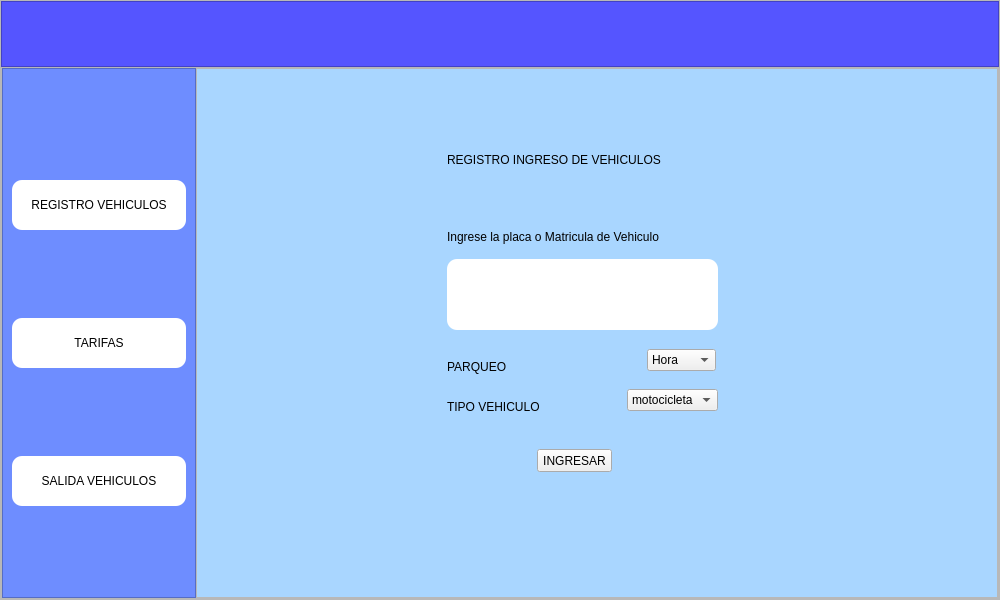
<?xml version="1.0" encoding="UTF-8"?>
<ui version="4.0">
 <class>MainWindow</class>
 <widget class="QMainWindow" name="MainWindow">
  <property name="geometry">
   <rect>
    <x>0</x>
    <y>0</y>
    <width>1000</width>
    <height>600</height>
   </rect>
  </property>
  <property name="minimumSize">
   <size>
    <width>1000</width>
    <height>600</height>
   </size>
  </property>
  <property name="maximumSize">
   <size>
    <width>1000</width>
    <height>600</height>
   </size>
  </property>
  <property name="windowTitle">
   <string>MainWindow</string>
  </property>
  <widget class="QWidget" name="centralwidget">
   <layout class="QVBoxLayout" name="verticalLayout">
    <property name="spacing">
     <number>0</number>
    </property>
    <property name="leftMargin">
     <number>0</number>
    </property>
    <property name="topMargin">
     <number>0</number>
    </property>
    <property name="rightMargin">
     <number>0</number>
    </property>
    <property name="bottomMargin">
     <number>0</number>
    </property>
    <item>
     <widget class="QFrame" name="frame">
      <property name="styleSheet">
       <string notr="true">
QLabel{
font: 11pt &quot;Myanmar Text&quot;;
}
QTextEdit{
background-color: rgb(255, 255, 255);
border-color: rgb(0, 85, 255);
border-radius:10px;
font: 25pt &quot;Myanmar Text&quot;;
}
</string>
      </property>
      <property name="frameShape">
       <enum>QFrame::StyledPanel</enum>
      </property>
      <property name="frameShadow">
       <enum>QFrame::Raised</enum>
      </property>
      <layout class="QVBoxLayout" name="verticalLayout_2" stretch="1,8">
       <property name="spacing">
        <number>0</number>
       </property>
       <property name="leftMargin">
        <number>0</number>
       </property>
       <property name="topMargin">
        <number>0</number>
       </property>
       <property name="rightMargin">
        <number>0</number>
       </property>
       <property name="bottomMargin">
        <number>0</number>
       </property>
       <item>
        <widget class="QFrame" name="frame_superior">
         <property name="styleSheet">
          <string notr="true">QFrame{

	background-color: rgb(85, 85, 255);
}</string>
         </property>
         <property name="frameShape">
          <enum>QFrame::StyledPanel</enum>
         </property>
         <property name="frameShadow">
          <enum>QFrame::Raised</enum>
         </property>
        </widget>
       </item>
       <item>
        <widget class="QFrame" name="frame_contenido">
         <property name="frameShape">
          <enum>QFrame::StyledPanel</enum>
         </property>
         <property name="frameShadow">
          <enum>QFrame::Raised</enum>
         </property>
         <layout class="QHBoxLayout" name="horizontalLayout">
          <property name="spacing">
           <number>0</number>
          </property>
          <property name="leftMargin">
           <number>0</number>
          </property>
          <property name="topMargin">
           <number>0</number>
          </property>
          <property name="rightMargin">
           <number>0</number>
          </property>
          <property name="bottomMargin">
           <number>0</number>
          </property>
          <item>
           <widget class="QFrame" name="frame_menu">
            <property name="maximumSize">
             <size>
              <width>200</width>
              <height>16777215</height>
             </size>
            </property>
            <property name="styleSheet">
             <string notr="true">QFrame{
background-color: rgb(110, 141, 255);}

QPushButton{
background-color: rgb(255, 255, 255);
border:none;
style:none;
font: 11pt &quot;Myanmar Text&quot;;
border-radius:10px;
}
QPushButton:hover{
background-color: rgb(0, 85, 127);
border:none;
style:none;
font: 11pt &quot;Myanmar Text&quot;;
border-radius:10px;
}</string>
            </property>
            <property name="frameShape">
             <enum>QFrame::StyledPanel</enum>
            </property>
            <property name="frameShadow">
             <enum>QFrame::Raised</enum>
            </property>
            <layout class="QVBoxLayout" name="verticalLayout_3">
             <item>
              <spacer name="verticalSpacer">
               <property name="orientation">
                <enum>Qt::Vertical</enum>
               </property>
               <property name="sizeHint" stdset="0">
                <size>
                 <width>20</width>
                 <height>56</height>
                </size>
               </property>
              </spacer>
             </item>
             <item>
              <spacer name="horizontalSpacer">
               <property name="orientation">
                <enum>Qt::Horizontal</enum>
               </property>
               <property name="sizeHint" stdset="0">
                <size>
                 <width>40</width>
                 <height>20</height>
                </size>
               </property>
              </spacer>
             </item>
             <item>
              <widget class="QPushButton" name="pushButton">
               <property name="minimumSize">
                <size>
                 <width>0</width>
                 <height>50</height>
                </size>
               </property>
               <property name="maximumSize">
                <size>
                 <width>16777215</width>
                 <height>200</height>
                </size>
               </property>
               <property name="cursor">
                <cursorShape>PointingHandCursor</cursorShape>
               </property>
               <property name="text">
                <string>REGISTRO VEHICULOS</string>
               </property>
              </widget>
             </item>
             <item>
              <spacer name="verticalSpacer_3">
               <property name="orientation">
                <enum>Qt::Vertical</enum>
               </property>
               <property name="sizeHint" stdset="0">
                <size>
                 <width>20</width>
                 <height>57</height>
                </size>
               </property>
              </spacer>
             </item>
             <item>
              <widget class="QPushButton" name="pushButton_2">
               <property name="minimumSize">
                <size>
                 <width>0</width>
                 <height>50</height>
                </size>
               </property>
               <property name="cursor">
                <cursorShape>PointingHandCursor</cursorShape>
               </property>
               <property name="text">
                <string>TARIFAS</string>
               </property>
              </widget>
             </item>
             <item>
              <spacer name="verticalSpacer_4">
               <property name="orientation">
                <enum>Qt::Vertical</enum>
               </property>
               <property name="sizeHint" stdset="0">
                <size>
                 <width>20</width>
                 <height>55</height>
                </size>
               </property>
              </spacer>
             </item>
             <item>
              <widget class="QPushButton" name="pushButton_3">
               <property name="minimumSize">
                <size>
                 <width>0</width>
                 <height>50</height>
                </size>
               </property>
               <property name="cursor">
                <cursorShape>PointingHandCursor</cursorShape>
               </property>
               <property name="text">
                <string>SALIDA VEHICULOS</string>
               </property>
              </widget>
             </item>
             <item>
              <spacer name="verticalSpacer_2">
               <property name="orientation">
                <enum>Qt::Vertical</enum>
               </property>
               <property name="sizeHint" stdset="0">
                <size>
                 <width>20</width>
                 <height>57</height>
                </size>
               </property>
              </spacer>
             </item>
            </layout>
           </widget>
          </item>
          <item>
           <widget class="QFrame" name="frame_contenido2">
            <property name="frameShape">
             <enum>QFrame::StyledPanel</enum>
            </property>
            <property name="frameShadow">
             <enum>QFrame::Raised</enum>
            </property>
            <layout class="QHBoxLayout" name="horizontalLayout_2">
             <property name="spacing">
              <number>0</number>
             </property>
             <property name="leftMargin">
              <number>0</number>
             </property>
             <property name="topMargin">
              <number>0</number>
             </property>
             <property name="rightMargin">
              <number>0</number>
             </property>
             <property name="bottomMargin">
              <number>0</number>
             </property>
             <item>
              <widget class="QStackedWidget" name="stackedWidget">
               <property name="enabled">
                <bool>true</bool>
               </property>
               <property name="sizePolicy">
                <sizepolicy hsizetype="Preferred" vsizetype="Preferred">
                 <horstretch>20</horstretch>
                 <verstretch>20</verstretch>
                </sizepolicy>
               </property>
               <property name="minimumSize">
                <size>
                 <width>800</width>
                 <height>500</height>
                </size>
               </property>
               <property name="maximumSize">
                <size>
                 <width>1000</width>
                 <height>600</height>
                </size>
               </property>
               <property name="styleSheet">
                <string notr="true">QStackedWidget{
background-color: rgb(169, 214, 255);
}</string>
               </property>
               <property name="currentIndex">
                <number>0</number>
               </property>
               <widget class="QWidget" name="ingreso">
                <widget class="QTextEdit" name="textEdit">
                 <property name="geometry">
                  <rect>
                   <x>250</x>
                   <y>190</y>
                   <width>271</width>
                   <height>71</height>
                  </rect>
                 </property>
                </widget>
                <widget class="QLabel" name="label_4">
                 <property name="geometry">
                  <rect>
                   <x>250</x>
                   <y>70</y>
                   <width>341</width>
                   <height>41</height>
                  </rect>
                 </property>
                 <property name="styleSheet">
                  <string notr="true">QLabel{font: 75 16pt &quot;Myanmar Text&quot;;}


</string>
                 </property>
                 <property name="text">
                  <string>REGISTRO INGRESO DE VEHICULOS</string>
                 </property>
                </widget>
                <widget class="QLabel" name="label">
                 <property name="geometry">
                  <rect>
                   <x>250</x>
                   <y>160</y>
                   <width>271</width>
                   <height>16</height>
                  </rect>
                 </property>
                 <property name="text">
                  <string>Ingrese la placa o Matricula de Vehiculo</string>
                 </property>
                </widget>
                <widget class="QComboBox" name="comboBox_2">
                 <property name="geometry">
                  <rect>
                   <x>430</x>
                   <y>320</y>
                   <width>91</width>
                   <height>22</height>
                  </rect>
                 </property>
                 <item>
                  <property name="text">
                   <string>motocicleta</string>
                  </property>
                 </item>
                 <item>
                  <property name="text">
                   <string>automovil</string>
                  </property>
                 </item>
                 <item>
                  <property name="text">
                   <string>camion</string>
                  </property>
                 </item>
                </widget>
                <widget class="QComboBox" name="comboBox">
                 <property name="geometry">
                  <rect>
                   <x>450</x>
                   <y>280</y>
                   <width>69</width>
                   <height>22</height>
                  </rect>
                 </property>
                 <item>
                  <property name="text">
                   <string>Hora</string>
                  </property>
                 </item>
                 <item>
                  <property name="text">
                   <string>Dia</string>
                  </property>
                 </item>
                 <item>
                  <property name="text">
                   <string>Mes</string>
                  </property>
                 </item>
                </widget>
                <widget class="QLabel" name="label_5">
                 <property name="geometry">
                  <rect>
                   <x>250</x>
                   <y>290</y>
                   <width>81</width>
                   <height>16</height>
                  </rect>
                 </property>
                 <property name="text">
                  <string>PARQUEO</string>
                 </property>
                </widget>
                <widget class="QLabel" name="label_7">
                 <property name="geometry">
                  <rect>
                   <x>250</x>
                   <y>330</y>
                   <width>111</width>
                   <height>16</height>
                  </rect>
                 </property>
                 <property name="text">
                  <string>TIPO VEHICULO</string>
                 </property>
                </widget>
                <widget class="QPushButton" name="bt_ingresar">
                 <property name="geometry">
                  <rect>
                   <x>340</x>
                   <y>380</y>
                   <width>75</width>
                   <height>23</height>
                  </rect>
                 </property>
                 <property name="cursor">
                  <cursorShape>PointingHandCursor</cursorShape>
                 </property>
                 <property name="text">
                  <string>INGRESAR</string>
                 </property>
                </widget>
               </widget>
               <widget class="QWidget" name="tarifas">
                <widget class="QLabel" name="label_dias">
                 <property name="geometry">
                  <rect>
                   <x>430</x>
                   <y>60</y>
                   <width>121</width>
                   <height>21</height>
                  </rect>
                 </property>
                 <property name="text">
                  <string>Precio por días</string>
                 </property>
                 <property name="alignment">
                  <set>Qt::AlignCenter</set>
                 </property>
                </widget>
                <widget class="QLabel" name="label_horas">
                 <property name="geometry">
                  <rect>
                   <x>300</x>
                   <y>60</y>
                   <width>121</width>
                   <height>21</height>
                  </rect>
                 </property>
                 <property name="text">
                  <string>Precio por horas</string>
                 </property>
                 <property name="alignment">
                  <set>Qt::AlignCenter</set>
                 </property>
                </widget>
                <widget class="QLabel" name="titulo_tarifas_2">
                 <property name="geometry">
                  <rect>
                   <x>310</x>
                   <y>20</y>
                   <width>231</width>
                   <height>41</height>
                  </rect>
                 </property>
                 <property name="styleSheet">
                  <string notr="true">QLabel{font: 75 16pt &quot;Myanmar Text&quot;;}


</string>
                 </property>
                 <property name="text">
                  <string>TARIFAS</string>
                 </property>
                 <property name="alignment">
                  <set>Qt::AlignCenter</set>
                 </property>
                </widget>
                <widget class="QPushButton" name="bt_agregar_tarifa">
                 <property name="geometry">
                  <rect>
                   <x>380</x>
                   <y>130</y>
                   <width>91</width>
                   <height>41</height>
                  </rect>
                 </property>
                 <property name="sizePolicy">
                  <sizepolicy hsizetype="Preferred" vsizetype="Preferred">
                   <horstretch>0</horstretch>
                   <verstretch>0</verstretch>
                  </sizepolicy>
                 </property>
                 <property name="cursor">
                  <cursorShape>PointingHandCursor</cursorShape>
                 </property>
                 <property name="text">
                  <string>Añadir Tarifa</string>
                 </property>
                </widget>
                <widget class="QLineEdit" name="precio_mes">
                 <property name="geometry">
                  <rect>
                   <x>570</x>
                   <y>80</y>
                   <width>113</width>
                   <height>20</height>
                  </rect>
                 </property>
                </widget>
                <widget class="QLineEdit" name="precio_dia">
                 <property name="geometry">
                  <rect>
                   <x>440</x>
                   <y>80</y>
                   <width>113</width>
                   <height>20</height>
                  </rect>
                 </property>
                </widget>
                <widget class="QTableWidget" name="tabla_tarifas">
                 <property name="geometry">
                  <rect>
                   <x>220</x>
                   <y>180</y>
                   <width>411</width>
                   <height>211</height>
                  </rect>
                 </property>
                 <column>
                  <property name="text">
                   <string>Tipo de vehiculo</string>
                  </property>
                 </column>
                 <column>
                  <property name="text">
                   <string>Precio por horas</string>
                  </property>
                 </column>
                 <column>
                  <property name="text">
                   <string>Precio por dias</string>
                  </property>
                 </column>
                 <column>
                  <property name="text">
                   <string>Precio por mes</string>
                  </property>
                 </column>
                </widget>
                <widget class="QPushButton" name="bt_eliminar_tarifa">
                 <property name="geometry">
                  <rect>
                   <x>380</x>
                   <y>410</y>
                   <width>91</width>
                   <height>41</height>
                  </rect>
                 </property>
                 <property name="sizePolicy">
                  <sizepolicy hsizetype="Preferred" vsizetype="Preferred">
                   <horstretch>0</horstretch>
                   <verstretch>0</verstretch>
                  </sizepolicy>
                 </property>
                 <property name="cursor">
                  <cursorShape>PointingHandCursor</cursorShape>
                 </property>
                 <property name="text">
                  <string>Eliminar Tarifa</string>
                 </property>
                </widget>
                <widget class="QLineEdit" name="precio_hora">
                 <property name="geometry">
                  <rect>
                   <x>310</x>
                   <y>80</y>
                   <width>113</width>
                   <height>20</height>
                  </rect>
                 </property>
                </widget>
                <widget class="QLabel" name="label_mes">
                 <property name="geometry">
                  <rect>
                   <x>560</x>
                   <y>60</y>
                   <width>121</width>
                   <height>21</height>
                  </rect>
                 </property>
                 <property name="text">
                  <string>Precio por mes</string>
                 </property>
                 <property name="alignment">
                  <set>Qt::AlignCenter</set>
                 </property>
                </widget>
                <widget class="QLabel" name="label_vehiculo">
                 <property name="geometry">
                  <rect>
                   <x>160</x>
                   <y>60</y>
                   <width>121</width>
                   <height>21</height>
                  </rect>
                 </property>
                 <property name="text">
                  <string>Tipo de vehiculo</string>
                 </property>
                 <property name="alignment">
                  <set>Qt::AlignCenter</set>
                 </property>
                </widget>
                <widget class="QLineEdit" name="tipo_vehiculo">
                 <property name="geometry">
                  <rect>
                   <x>160</x>
                   <y>80</y>
                   <width>113</width>
                   <height>20</height>
                  </rect>
                 </property>
                </widget>
               </widget>
               <widget class="QWidget" name="salida">
                <widget class="QPushButton" name="buscar">
                 <property name="geometry">
                  <rect>
                   <x>180</x>
                   <y>170</y>
                   <width>75</width>
                   <height>23</height>
                  </rect>
                 </property>
                 <property name="text">
                  <string>BUSCAR</string>
                 </property>
                </widget>
                <widget class="QLabel" name="label_8">
                 <property name="geometry">
                  <rect>
                   <x>100</x>
                   <y>30</y>
                   <width>261</width>
                   <height>51</height>
                  </rect>
                 </property>
                 <property name="styleSheet">
                  <string notr="true">font: 75 19pt &quot;Myanmar Text&quot;;</string>
                 </property>
                 <property name="text">
                  <string>PLACA VEHICULO</string>
                 </property>
                </widget>
                <widget class="QFrame" name="frame_3">
                 <property name="geometry">
                  <rect>
                   <x>410</x>
                   <y>90</y>
                   <width>311</width>
                   <height>341</height>
                  </rect>
                 </property>
                 <property name="styleSheet">
                  <string notr="true">QFrame{background-color: rgb(255, 255, 255);}
</string>
                 </property>
                 <property name="frameShape">
                  <enum>QFrame::StyledPanel</enum>
                 </property>
                 <property name="frameShadow">
                  <enum>QFrame::Raised</enum>
                 </property>
                 <widget class="QLabel" name="label_15">
                  <property name="geometry">
                   <rect>
                    <x>80</x>
                    <y>20</y>
                    <width>131</width>
                    <height>16</height>
                   </rect>
                  </property>
                  <property name="styleSheet">
                   <string notr="true">font: 75 12pt &quot;Myanmar Text&quot;;
font-style:bold;
color: rgb(0, 0, 0);</string>
                  </property>
                  <property name="text">
                   <string>PLACA VEHICULO:</string>
                  </property>
                 </widget>
                 <widget class="QLabel" name="label_placa">
                  <property name="geometry">
                   <rect>
                    <x>80</x>
                    <y>50</y>
                    <width>121</width>
                    <height>16</height>
                   </rect>
                  </property>
                  <property name="text">
                   <string/>
                  </property>
                 </widget>
                 <widget class="QLabel" name="vehiculo">
                  <property name="geometry">
                   <rect>
                    <x>80</x>
                    <y>100</y>
                    <width>121</width>
                    <height>16</height>
                   </rect>
                  </property>
                  <property name="text">
                   <string/>
                  </property>
                 </widget>
                 <widget class="QLabel" name="label_22">
                  <property name="geometry">
                   <rect>
                    <x>80</x>
                    <y>70</y>
                    <width>141</width>
                    <height>16</height>
                   </rect>
                  </property>
                  <property name="text">
                   <string>TIPO VEHICULO:</string>
                  </property>
                 </widget>
                 <widget class="QLabel" name="cobro">
                  <property name="geometry">
                   <rect>
                    <x>80</x>
                    <y>230</y>
                    <width>121</width>
                    <height>16</height>
                   </rect>
                  </property>
                  <property name="text">
                   <string/>
                  </property>
                 </widget>
                 <widget class="QLabel" name="cobroPark">
                  <property name="geometry">
                   <rect>
                    <x>80</x>
                    <y>200</y>
                    <width>141</width>
                    <height>16</height>
                   </rect>
                  </property>
                  <property name="text">
                   <string>COBRO PARKING:</string>
                  </property>
                 </widget>
                 <widget class="QLabel" name="cobro_2">
                  <property name="geometry">
                   <rect>
                    <x>80</x>
                    <y>160</y>
                    <width>121</width>
                    <height>16</height>
                   </rect>
                  </property>
                  <property name="text">
                   <string/>
                  </property>
                 </widget>
                 <widget class="QLabel" name="tiemoPark">
                  <property name="geometry">
                   <rect>
                    <x>80</x>
                    <y>130</y>
                    <width>141</width>
                    <height>16</height>
                   </rect>
                  </property>
                  <property name="text">
                   <string>TIEMPO PARKING:</string>
                  </property>
                 </widget>
                 <widget class="QPushButton" name="buscar_2">
                  <property name="geometry">
                   <rect>
                    <x>110</x>
                    <y>270</y>
                    <width>75</width>
                    <height>23</height>
                   </rect>
                  </property>
                  <property name="text">
                   <string>DAR SALIDA</string>
                  </property>
                 </widget>
                </widget>
                <widget class="QTextEdit" name="textEdit_2">
                 <property name="geometry">
                  <rect>
                   <x>90</x>
                   <y>80</y>
                   <width>251</width>
                   <height>71</height>
                  </rect>
                 </property>
                </widget>
               </widget>
              </widget>
             </item>
            </layout>
           </widget>
          </item>
         </layout>
        </widget>
       </item>
      </layout>
     </widget>
    </item>
   </layout>
  </widget>
 </widget>
 <resources/>
 <connections/>
</ui>
